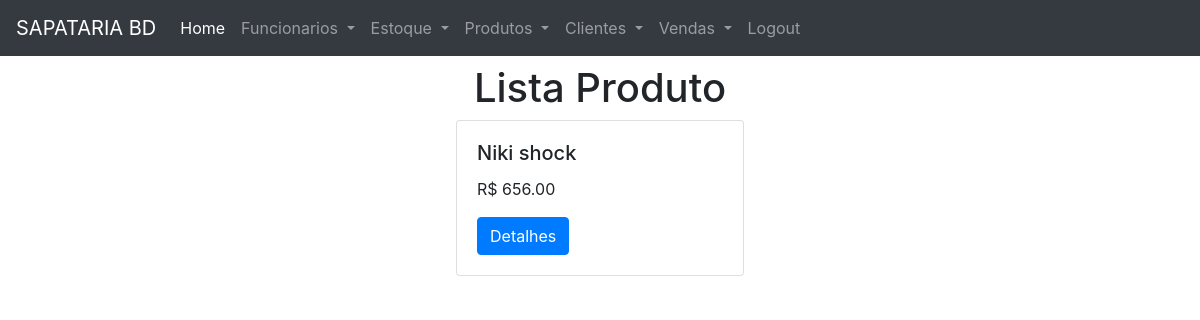
Page /produto/ on the earlier database version.
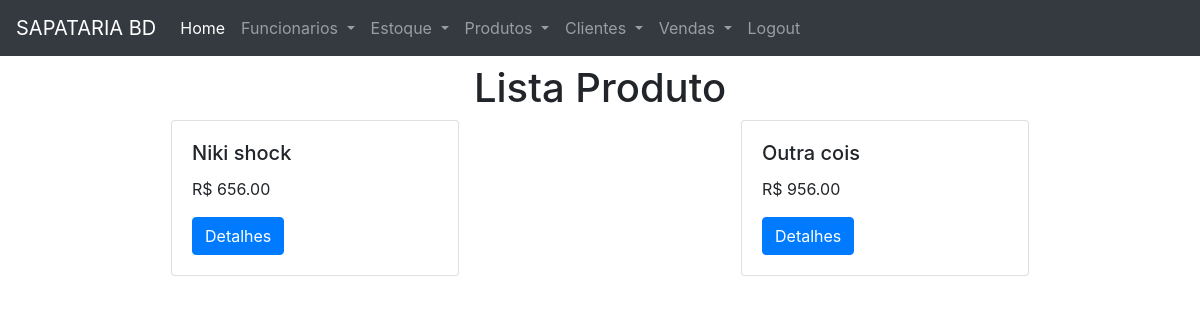
Same page on the later database version.
### produto/models.py (models this page shows, shortened)
class Produto(models.Model):
    CATEGORIAS = (
        ('Tenis','Tenis'),
        ('Mochilas','Mochilas'),
        ('Acessorios','Acessorios'),
    )
    nome = models.CharField(max_length=100)
    tamanho = models.IntegerField()
    marca = models.CharField(max_length=100)
    cor = models.CharField(max_length=50)
    valor = models.DecimalField(max_digits=10,decimal_places=2)
    tipo_produto = models.CharField(max_length=20,choices=CATEGORIAS)

### produto/views.py (the view)
# urls.py: path('', listarProduto,name = 'url_lista_produto'),
def listarProduto(request):
    data = {}
    data['produtos'] = Produto.objects.all()
    return render(request,'lista_produto.html', data)

### produto/templates/lista_produto.html
{% extends 'base.html' %}
{% block title %} Lista Produto{% endblock %}
{% block content %}
     <div class="row justify-content-around">
        {%for k in produtos%}
            <div class="row">
               <div class="card" style="width: 18rem;">
                  <div class="card-body">
                      <h5 class="card-title">{{ k.nome }}</h5>
                      <p class="card-text">R$ {{ k.valor }}</p>
                    <a href="#" class="btn btn-primary">Detalhes</a>
                  </div>
               </div>
            </div>
        {% endfor %}
    </div>
{% endblock %}

Differences in the rows shown:
added Produto: nome "Outra cois", valor "956.00"
